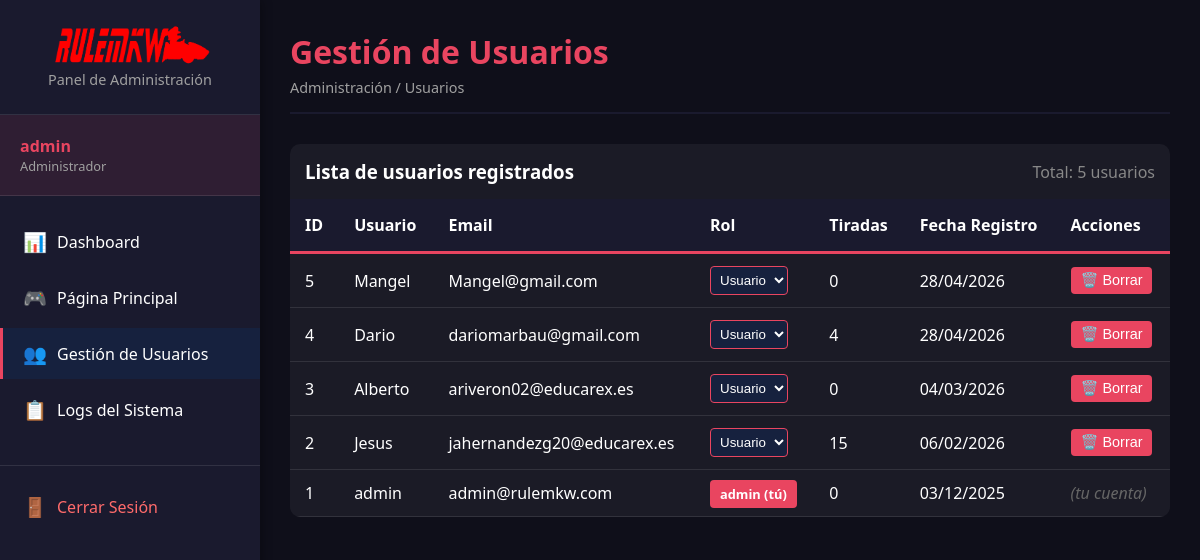
The app's page /admin/usuarios.php (signed in) with its own data.
### tables this page shows
CREATE TABLE `usuarios` (
  `id` int NOT NULL,
  `usuario` varchar(50) NOT NULL,
  `email` varchar(100) NOT NULL,
  `foto_perfil` varchar(255) DEFAULT 'default.png',
  `pass` varchar(255) NOT NULL,
  `rol` enum('usuario','admin') DEFAULT 'usuario',
  `fecha_registro` timestamp NOT NULL DEFAULT CURRENT_TIMESTAMP
);

### src/admin/usuarios.php (the view, shortened to what this page needs)
<?php
require_once 'layout/sidebar.php';
require_once '../backend/includes/conexion.php';
$usuarios = $enlace->query("
    SELECT u.*,
           (SELECT COUNT(*) FROM estadisticas_usuario WHERE usuario_id = u.id) as total_tiradas
    FROM usuarios u
    ORDER BY u.fecha_registro DESC
");
?>
<div class="content-header">
    <h1>Gestión de Usuarios</h1>
    <div class="breadcrumb">Administración / Usuarios</div>
</div>
<div class="table-container">
    <div style="padding: 15px; display: flex; justify-content: space-between; align-items: center;">
        <h3>Lista de usuarios registrados</h3>
        <span style="color: #888;">Total: <?php echo $usuarios->num_rows; ?> usuarios</span>
    </div>
    <table class="data-table">
        <thead>
            <tr>
                <th>ID</th>
                <th>Usuario</th>
                <th>Email</th>
                <th>Rol</th>
                <th>Tiradas</th>
                <th>Fecha Registro</th>
                <th>Acciones</th>
            </tr>
        </thead>
        <tbody>
            <?php while($usuario = $usuarios->fetch_assoc()): ?>
            <tr>
                <td><?php echo $usuario['id']; ?></td>
                <td><?php echo htmlspecialchars($usuario['usuario']); ?></td>
                <td><?php echo htmlspecialchars($usuario['email']); ?></td>
                <td>
                    <?php if ($usuario['id'] == $_SESSION['usuario_id']): ?>
                        <span class="badge badge-admin" style="background: #e94560; color: white; padding: 5px 10px; border-radius: 4px;">
                            <?php echo $usuario['rol']; ?> (tú)
                        </span>
                    <?php else: ?>
                        <form method="POST" style="display:inline;">
                            <select name="nuevo_rol" onchange="this.form.submit()" style="padding: 5px; background: #16213e; color: white; border: 1px solid #e94560; border-radius: 4px;">
                                <option value="usuario" <?php echo $usuario['rol'] == 'usuario' ? 'selected' : ''; ?>>Usuario</option>
                            </select>
                        </form>
                    <?php endif; ?>
                </td>
                <td><?php echo $usuario['total_tiradas']; ?></td>
                <td><?php echo date('d/m/Y', strtotime($usuario['fecha_registro'])); ?></td>
                <td>
                    <?php if ($usuario['id'] != $_SESSION['usuario_id']): ?>
                    <form method="POST" style="display:inline;" onsubmit="return confirm('¿Estás seguro de que quieres borrar al usuario <?php echo htmlspecialchars($usuario['usuario']); ?>?\nEsta acción no se puede deshacer.');">
                        <button type="submit" class="btn btn-danger" style="background: #e94560; color: white; border: none; padding: 5px 10px; border-radius: 4px; cursor: pointer;">
                            🗑️ Borrar
                        </button>
                    </form>
                    <?php else: ?>
                    <span style="color: #666; font-style: italic;">(tu cuenta)</span>
                    <?php endif; ?>
                </td>
            </tr>
            <?php endwhile; ?>
        </tbody>
    </table>
</div>
<?php
echo '</main></div>';
?>
</body>
</html>

### src/admin/layout/sidebar.php (shortened to what this page needs)
<?php
$current_page = basename($_SERVER['PHP_SELF']);
?>
<!DOCTYPE html>
<html lang="es">
<head>
    <link rel="stylesheet" href="../css/admin.css">
</head>
<body>
    <div class="admin-wrapper">
        <aside class="admin-sidebar">
            <div class="sidebar-header">
            <img src="../media/iconos/logo.png" alt="RuleMKW" height="40" width="160" class="me-2 p-0">
                <p>Panel de Administración</p>
            </div>
            <div class="sidebar-user">
                <div class="user-name"><?php echo htmlspecialchars($_SESSION['usuario_nombre'] ?? 'Admin'); ?></div>
                <div class="user-role">Administrador</div>
            </div>
            <nav class="sidebar-nav">
                <ul>
                    <li>
                        <a href="dashboard.php" class="<?php echo $current_page == 'dashboard.php' ? 'active' : ''; ?>">
                            <span class="icon">📊</span>
                            <span>Dashboard</span>
                        </a>
                    </li>
                    <li>
                        <a href="../index.php" target="_blank">
                            <span class="icon">🎮</span>
                            <span>Página Principal</span>
                        </a>
                    </li>
                    <li>
                        <a href="usuarios.php" class="<?php echo $current_page == 'usuarios.php' ? 'active' : ''; ?>">
                            <span class="icon">👥</span>
                            <span>Gestión de Usuarios</span>
                        </a>
                    </li>
                    <li>
                        <a href="logs.php" class="<?php echo $current_page == 'logs.php' ? 'active' : ''; ?>">
                            <span class="icon">📋</span>
                            <span>Logs del Sistema</span>
                        </a>
                    </li>
                    <li class="logout">
                        <a href="../backend/logout.php">
                            <span class="icon">🚪</span>
                            <span>Cerrar Sesión</span>
                        </a>
                    </li>
                </ul>
            </nav>
        </aside>
        <main class="admin-content">

### src/css/admin.css (style rules this page uses)
:root { --sidebar-width: 260px; --sidebar-bg: #1a1a2e; --sidebar-hover: #16213e; --primary-color: #e94560; --text-light: #fff; --text-muted: #a0a0a0; --cookie-color: #4ECDC4; }
* { margin: 0; padding: 0; box-sizing: border-box; }
body { font-family: 'Segoe UI', Tahoma, Geneva, Verdana, sans-serif; background: #0f0f1a; color: #fff; }
.admin-wrapper { display: flex; min-height: 100vh; }
.admin-sidebar { width: var(--sidebar-width); background: var(--sidebar-bg); position: fixed; height: 100vh; overflow-y: auto; box-shadow: 2px 0 10px rgba(0,0,0,0.3); z-index: 1000; transition: all 0.3s ease; }
.sidebar-header { padding: 25px 20px; border-bottom: 1px solid rgba(255,255,255,0.1); text-align: center; }
.sidebar-header p { color: var(--text-muted); font-size: 0.9rem; }
.sidebar-user { padding: 20px; background: rgba(233, 69, 96, 0.1); border-bottom: 1px solid rgba(255,255,255,0.1); }
.sidebar-user .user-name { font-weight: bold; color: var(--primary-color); }
.sidebar-user .user-role { font-size: 0.8rem; color: var(--text-muted); }
.sidebar-nav { padding: 20px 0; }
.sidebar-nav ul { list-style: none; }
.sidebar-nav li { margin-bottom: 5px; }
.sidebar-nav a { display: flex; align-items: center; padding: 12px 20px; color: var(--text-light); text-decoration: none; transition: all 0.3s; border-left: 3px solid transparent; }
.sidebar-nav a.active { background: var(--sidebar-hover); border-left-color: var(--primary-color); }
.sidebar-nav .icon { margin-right: 10px; font-size: 1.2rem; width: 24px; text-align: center; }
.sidebar-nav .logout { margin-top: 30px; border-top: 1px solid rgba(255,255,255,0.1); padding-top: 15px; }
.sidebar-nav .logout a { color: #ff6b6b; }
.admin-content { flex: 1; margin-left: var(--sidebar-width); padding: 30px; min-height: 100vh; background: #0f0f1a; }
.content-header { margin-bottom: 30px; padding-bottom: 15px; border-bottom: 2px solid var(--sidebar-bg); }
.content-header h1 { font-size: 2rem; color: var(--primary-color); }
.content-header .breadcrumb { color: var(--text-muted); font-size: 0.9rem; margin-top: 5px; }
.table-container { background: rgba(255,255,255,0.05); border-radius: 10px; overflow: hidden; margin-top: 20px; }
.data-table { width: 100%; border-collapse: collapse; color: white; }
.data-table th { background: var(--sidebar-bg); padding: 15px; text-align: left; font-weight: 600; border-bottom: 3px solid var(--primary-color); color: white; }
.data-table td { padding: 12px 15px; border-bottom: 1px solid rgba(255,255,255,0.1); color: white; }
.badge { padding: 4px 10px; border-radius: 20px; font-size: 0.8rem; font-weight: 600; }
.badge-admin { background: var(--primary-color); color: white; }
.btn { padding: 8px 16px; border: none; border-radius: 5px; cursor: pointer; font-size: 0.9rem; transition: all 0.3s; text-decoration: none; display: inline-block; }
.btn-danger { background: #ff4444; color: white; }

### records on screen
usuarios: id "5", usuario "Mangel", email "Mangel@gmail.com", nuevo_rol "Usuario", total_tiradas "0", fecha_registro "28/04/2026"
usuarios: id "4", usuario "Dario", email "dariomarbau@gmail.com", nuevo_rol "Usuario", total_tiradas "4", fecha_registro "28/04/2026"
usuarios: id "3", usuario "Alberto", email "ariveron02@educarex.es", nuevo_rol "Usuario", total_tiradas "0", fecha_registro "04/03/2026"
usuarios: id "2", usuario "Jesus", email "jahernandezg20@educarex.es", nuevo_rol "Usuario", total_tiradas "15", fecha_registro "06/02/2026"
usuarios: id "1", usuario "admin", email "admin@rulemkw.com", rol "admin", total_tiradas "0", fecha_registro "03/12/2025", shows "(tu cuenta)"

### other values on screen
$_SESSION['usuario_nombre'] "admin"
$usuarios->num_rows "5"
